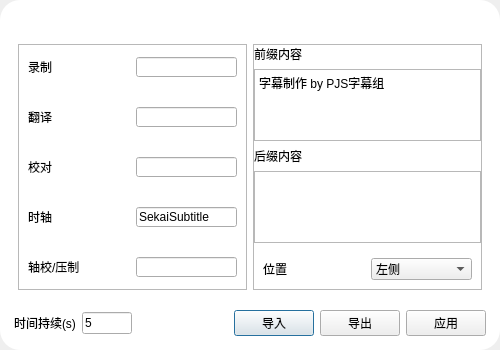
<?xml version="1.0" encoding="UTF-8"?>
<ui version="4.0">
 <class>NewStaffDialog</class>
 <widget class="QDialog" name="NewStaffDialog">
  <property name="geometry">
   <rect>
    <x>0</x>
    <y>0</y>
    <width>500</width>
    <height>350</height>
   </rect>
  </property>
  <property name="minimumSize">
   <size>
    <width>500</width>
    <height>350</height>
   </size>
  </property>
  <property name="maximumSize">
   <size>
    <width>500</width>
    <height>350</height>
   </size>
  </property>
  <property name="windowTitle">
   <string>Dialog</string>
  </property>
  <property name="styleSheet">
   <string notr="true">QFrame#MainFrame{background-color: rgb(255, 255, 255);border-radius:20px;}
QLabel{	font: 10pt &quot;Microsoft YaHei UI&quot;;}</string>
  </property>
  <layout class="QGridLayout" name="gridLayout">
   <property name="leftMargin">
    <number>0</number>
   </property>
   <property name="topMargin">
    <number>0</number>
   </property>
   <property name="rightMargin">
    <number>0</number>
   </property>
   <property name="bottomMargin">
    <number>0</number>
   </property>
   <item row="0" column="0">
    <widget class="QFrame" name="MainFrame">
     <property name="sizePolicy">
      <sizepolicy hsizetype="Expanding" vsizetype="Expanding">
       <horstretch>0</horstretch>
       <verstretch>0</verstretch>
      </sizepolicy>
     </property>
     <property name="frameShape">
      <enum>QFrame::StyledPanel</enum>
     </property>
     <property name="frameShadow">
      <enum>QFrame::Raised</enum>
     </property>
     <layout class="QVBoxLayout" name="verticalLayout_3">
      <property name="topMargin">
       <number>35</number>
      </property>
      <item>
       <widget class="QWidget" name="widget_7" native="true">
        <layout class="QHBoxLayout" name="horizontalLayout_8" stretch="1,1">
         <item>
          <widget class="QFrame" name="frame">
           <property name="frameShape">
            <enum>QFrame::StyledPanel</enum>
           </property>
           <property name="frameShadow">
            <enum>QFrame::Raised</enum>
           </property>
           <layout class="QVBoxLayout" name="verticalLayout">
            <property name="leftMargin">
             <number>0</number>
            </property>
            <property name="topMargin">
             <number>0</number>
            </property>
            <property name="rightMargin">
             <number>0</number>
            </property>
            <property name="bottomMargin">
             <number>0</number>
            </property>
            <item>
             <widget class="QWidget" name="widget_5" native="true">
              <layout class="QHBoxLayout" name="horizontalLayout_6" stretch="1,1">
               <item>
                <widget class="QLabel" name="label_5">
                 <property name="minimumSize">
                  <size>
                   <width>0</width>
                   <height>20</height>
                  </size>
                 </property>
                 <property name="maximumSize">
                  <size>
                   <width>16777215</width>
                   <height>20</height>
                  </size>
                 </property>
                 <property name="text">
                  <string>录制</string>
                 </property>
                </widget>
               </item>
               <item>
                <widget class="QLineEdit" name="EditRecord">
                 <property name="minimumSize">
                  <size>
                   <width>0</width>
                   <height>20</height>
                  </size>
                 </property>
                 <property name="maximumSize">
                  <size>
                   <width>16777215</width>
                   <height>20</height>
                  </size>
                 </property>
                </widget>
               </item>
              </layout>
             </widget>
            </item>
            <item>
             <widget class="QWidget" name="widget" native="true">
              <layout class="QHBoxLayout" name="horizontalLayout" stretch="1,1">
               <item>
                <widget class="QLabel" name="label">
                 <property name="minimumSize">
                  <size>
                   <width>0</width>
                   <height>20</height>
                  </size>
                 </property>
                 <property name="maximumSize">
                  <size>
                   <width>16777215</width>
                   <height>20</height>
                  </size>
                 </property>
                 <property name="text">
                  <string>翻译</string>
                 </property>
                </widget>
               </item>
               <item>
                <widget class="QLineEdit" name="EditTranslator">
                 <property name="minimumSize">
                  <size>
                   <width>0</width>
                   <height>20</height>
                  </size>
                 </property>
                 <property name="maximumSize">
                  <size>
                   <width>16777215</width>
                   <height>20</height>
                  </size>
                 </property>
                </widget>
               </item>
              </layout>
             </widget>
            </item>
            <item>
             <widget class="QWidget" name="widget_2" native="true">
              <layout class="QHBoxLayout" name="horizontalLayout_2" stretch="1,1">
               <item>
                <widget class="QLabel" name="label_2">
                 <property name="minimumSize">
                  <size>
                   <width>0</width>
                   <height>20</height>
                  </size>
                 </property>
                 <property name="maximumSize">
                  <size>
                   <width>16777215</width>
                   <height>20</height>
                  </size>
                 </property>
                 <property name="text">
                  <string>校对</string>
                 </property>
                </widget>
               </item>
               <item>
                <widget class="QLineEdit" name="EditTranslateProof">
                 <property name="minimumSize">
                  <size>
                   <width>0</width>
                   <height>20</height>
                  </size>
                 </property>
                 <property name="maximumSize">
                  <size>
                   <width>16777215</width>
                   <height>20</height>
                  </size>
                 </property>
                </widget>
               </item>
              </layout>
             </widget>
            </item>
            <item>
             <widget class="QWidget" name="widget_3" native="true">
              <layout class="QHBoxLayout" name="horizontalLayout_4" stretch="1,1">
               <item>
                <widget class="QLabel" name="label_3">
                 <property name="minimumSize">
                  <size>
                   <width>0</width>
                   <height>20</height>
                  </size>
                 </property>
                 <property name="maximumSize">
                  <size>
                   <width>16777215</width>
                   <height>20</height>
                  </size>
                 </property>
                 <property name="text">
                  <string>时轴</string>
                 </property>
                </widget>
               </item>
               <item>
                <widget class="QLineEdit" name="EditSubMaker">
                 <property name="minimumSize">
                  <size>
                   <width>0</width>
                   <height>20</height>
                  </size>
                 </property>
                 <property name="maximumSize">
                  <size>
                   <width>16777215</width>
                   <height>20</height>
                  </size>
                 </property>
                 <property name="text">
                  <string>SekaiSubtitle</string>
                 </property>
                </widget>
               </item>
              </layout>
             </widget>
            </item>
            <item>
             <widget class="QWidget" name="widget_4" native="true">
              <layout class="QHBoxLayout" name="horizontalLayout_5" stretch="1,1">
               <item>
                <widget class="QLabel" name="label_4">
                 <property name="minimumSize">
                  <size>
                   <width>0</width>
                   <height>20</height>
                  </size>
                 </property>
                 <property name="maximumSize">
                  <size>
                   <width>16777215</width>
                   <height>20</height>
                  </size>
                 </property>
                 <property name="text">
                  <string>轴校/压制</string>
                 </property>
                </widget>
               </item>
               <item>
                <widget class="QLineEdit" name="EditSubProof">
                 <property name="minimumSize">
                  <size>
                   <width>0</width>
                   <height>20</height>
                  </size>
                 </property>
                 <property name="maximumSize">
                  <size>
                   <width>16777215</width>
                   <height>20</height>
                  </size>
                 </property>
                </widget>
               </item>
              </layout>
             </widget>
            </item>
           </layout>
          </widget>
         </item>
         <item>
          <widget class="QFrame" name="frame_2">
           <property name="frameShape">
            <enum>QFrame::StyledPanel</enum>
           </property>
           <property name="frameShadow">
            <enum>QFrame::Raised</enum>
           </property>
           <layout class="QVBoxLayout" name="verticalLayout_2">
            <property name="leftMargin">
             <number>0</number>
            </property>
            <property name="topMargin">
             <number>0</number>
            </property>
            <property name="rightMargin">
             <number>0</number>
            </property>
            <property name="bottomMargin">
             <number>0</number>
            </property>
            <item>
             <widget class="QLabel" name="label_7">
              <property name="text">
               <string>前缀内容</string>
              </property>
             </widget>
            </item>
            <item>
             <widget class="QPlainTextEdit" name="EditPrefix">
              <property name="plainText">
               <string>字幕制作 by PJS字幕组</string>
              </property>
             </widget>
            </item>
            <item>
             <widget class="QLabel" name="label_6">
              <property name="frameShadow">
               <enum>QFrame::Raised</enum>
              </property>
              <property name="text">
               <string>后缀内容</string>
              </property>
             </widget>
            </item>
            <item>
             <widget class="QPlainTextEdit" name="EditSubfix"/>
            </item>
            <item>
             <widget class="QWidget" name="widget_6" native="true">
              <layout class="QHBoxLayout" name="horizontalLayout_7">
               <item>
                <widget class="QLabel" name="label_8">
                 <property name="text">
                  <string>位置</string>
                 </property>
                </widget>
               </item>
               <item>
                <widget class="QComboBox" name="PositionCombo">
                 <item>
                  <property name="text">
                   <string>左侧</string>
                  </property>
                 </item>
                 <item>
                  <property name="text">
                   <string>右侧</string>
                  </property>
                 </item>
                </widget>
               </item>
              </layout>
             </widget>
            </item>
           </layout>
          </widget>
         </item>
        </layout>
       </widget>
      </item>
      <item>
       <layout class="QHBoxLayout" name="horizontalLayout_3">
        <property name="leftMargin">
         <number>5</number>
        </property>
        <property name="topMargin">
         <number>5</number>
        </property>
        <property name="rightMargin">
         <number>5</number>
        </property>
        <property name="bottomMargin">
         <number>5</number>
        </property>
        <item>
         <widget class="QWidget" name="widget_8" native="true">
          <property name="sizePolicy">
           <sizepolicy hsizetype="Maximum" vsizetype="Maximum">
            <horstretch>0</horstretch>
            <verstretch>0</verstretch>
           </sizepolicy>
          </property>
          <layout class="QHBoxLayout" name="horizontalLayout_9">
           <property name="leftMargin">
            <number>0</number>
           </property>
           <property name="topMargin">
            <number>0</number>
           </property>
           <property name="rightMargin">
            <number>0</number>
           </property>
           <property name="bottomMargin">
            <number>0</number>
           </property>
           <item>
            <widget class="QLabel" name="label_9">
             <property name="text">
              <string>时间持续(s)</string>
             </property>
            </widget>
           </item>
           <item>
            <widget class="QLineEdit" name="EditDuration">
             <property name="minimumSize">
              <size>
               <width>50</width>
               <height>0</height>
              </size>
             </property>
             <property name="maximumSize">
              <size>
               <width>50</width>
               <height>16777215</height>
              </size>
             </property>
             <property name="text">
              <string>5</string>
             </property>
            </widget>
           </item>
          </layout>
         </widget>
        </item>
        <item>
         <spacer name="horizontalSpacer">
          <property name="orientation">
           <enum>Qt::Horizontal</enum>
          </property>
          <property name="sizeHint" stdset="0">
           <size>
            <width>40</width>
            <height>20</height>
           </size>
          </property>
         </spacer>
        </item>
        <item>
         <widget class="QPushButton" name="ButtonImport">
          <property name="text">
           <string>导入</string>
          </property>
         </widget>
        </item>
        <item>
         <widget class="QPushButton" name="ButtonExport">
          <property name="text">
           <string>导出</string>
          </property>
         </widget>
        </item>
        <item>
         <widget class="QPushButton" name="ButtonSubmit">
          <property name="text">
           <string>应用</string>
          </property>
         </widget>
        </item>
       </layout>
      </item>
     </layout>
    </widget>
   </item>
  </layout>
 </widget>
 <resources/>
 <connections/>
</ui>
